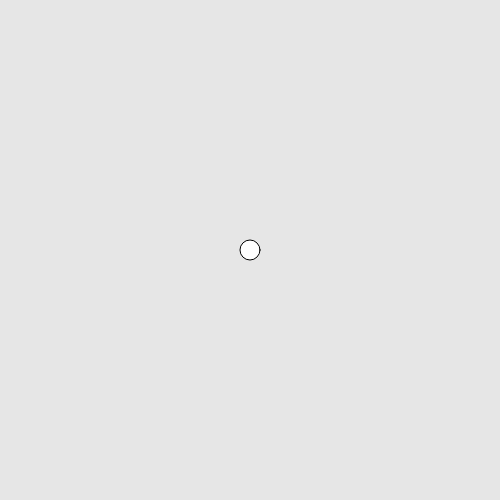
Frame 1 (no input)
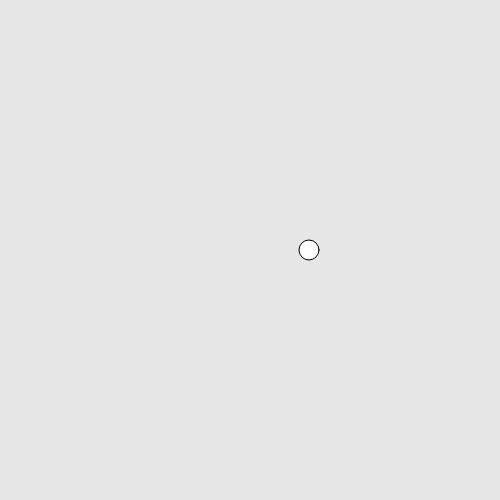
Frame 60 (no input)
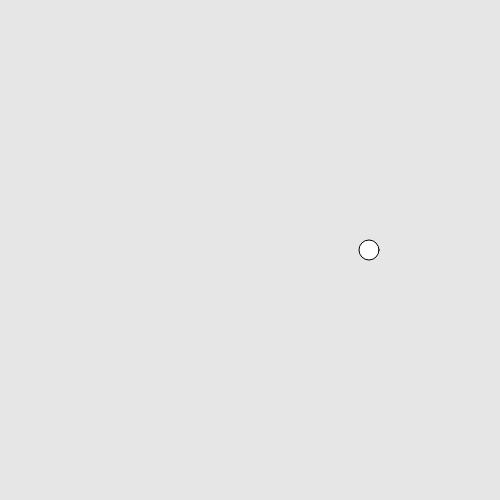
Frame 120 (the mouse pressed at the canvas centre since frame 60)

The p5.js sketch that drew these frames (run headless with seeded random() and noise() and a simulated clock; from frame 60 on, the mouse is pressed at the canvas centre):

// p5.js sketch
// ── sketch.js
let posizioneX = 250

function setup() {
	createCanvas(500, 500)    
}

function draw() {
	background(230, 230, 230)
	
	ellipse(posizioneX, 250, 20, 20)

	posizioneX = posizioneX + 1
}
